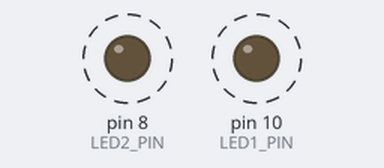
Recording of a sketch running on a simulated Arduino Uno, built with avr-gcc and run on an emulated ATmega328P. On the bench: output pins drawn as LEDs (lit = HIGH). Dashed ring = blinking.

Above: at 0.2 s.
Timing chart, 0 to 4.6 s (numbered marks = the images above):
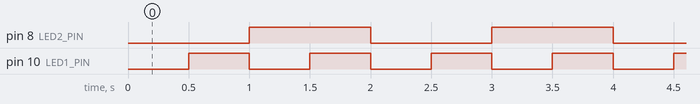

The sketch:

millis-led-a-intervaly.ino
```cpp
// Definice pinů pro LED
#define LED1_PIN 10
#define LED2_PIN 8

// Definice intervalů v milisekundách
#define INTERVAL1 500   // LED1 bliká každých 0,5 s
#define INTERVAL2 1000  // LED2 bliká každých 1 s

// Uložení času posledního přepnutí LED
unsigned long predchoziCas1 = 0;
unsigned long predchoziCas2 = 0;

void setup() {
  pinMode(LED1_PIN, OUTPUT);
  pinMode(LED2_PIN, OUTPUT);
}

void loop() {
  unsigned long aktualniMillis = millis();  // aktuální čas od spuštění

  // LED1 – bliká po INTERVAL1
  if (aktualniMillis - predchoziCas1 >= INTERVAL1) {
    predchoziCas1 = aktualniMillis; // záchytný bod pro millis
    digitalWrite(LED1_PIN, !digitalRead(LED1_PIN));  // invertování stavu LED
  }

  // LED2 – bliká po INTERVAL2
  if (aktualniMillis - predchoziCas2 >= INTERVAL2) {
    predchoziCas2 = aktualniMillis; // záchytný bod pro millis
    digitalWrite(LED2_PIN, !digitalRead(LED2_PIN));  // invertování stavu LED
  }
}
```

Measured:
- by itself, pin 8 (LED2_PIN): alternates HIGH for 1.0 s and LOW for 1.0 s
- by itself, pin 10 (LED1_PIN): alternates HIGH for 0.50 s and LOW for 0.50 s
- by itself, everything shown: repeats every 2.0 s, in 4 steps
